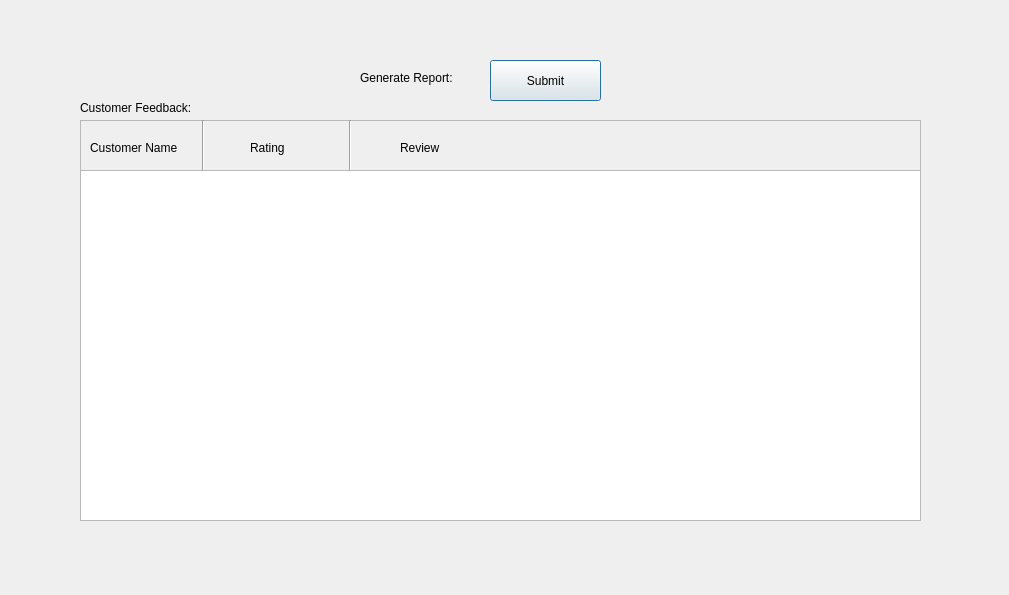
<?xml version="1.0" encoding="UTF-8"?>
<ui version="4.0">
 <class>reviewReport</class>
 <widget class="QDialog" name="reviewReport">
  <property name="geometry">
   <rect>
    <x>0</x>
    <y>0</y>
    <width>1009</width>
    <height>595</height>
   </rect>
  </property>
  <property name="windowTitle">
   <string>Dialog</string>
  </property>
  <widget class="QFrame" name="frame">
   <property name="geometry">
    <rect>
     <x>80</x>
     <y>120</y>
     <width>841</width>
     <height>401</height>
    </rect>
   </property>
   <property name="frameShape">
    <enum>QFrame::StyledPanel</enum>
   </property>
   <property name="frameShadow">
    <enum>QFrame::Raised</enum>
   </property>
   <widget class="QTextBrowser" name="textReport">
    <property name="geometry">
     <rect>
      <x>0</x>
      <y>50</y>
      <width>841</width>
      <height>351</height>
     </rect>
    </property>
   </widget>
   <widget class="QLabel" name="label_3">
    <property name="geometry">
     <rect>
      <x>10</x>
      <y>20</y>
      <width>111</width>
      <height>16</height>
     </rect>
    </property>
    <property name="text">
     <string>Customer Name</string>
    </property>
   </widget>
   <widget class="QLabel" name="label_4">
    <property name="geometry">
     <rect>
      <x>170</x>
      <y>20</y>
      <width>111</width>
      <height>16</height>
     </rect>
    </property>
    <property name="text">
     <string>Rating</string>
    </property>
   </widget>
   <widget class="QLabel" name="label_5">
    <property name="geometry">
     <rect>
      <x>320</x>
      <y>20</y>
      <width>111</width>
      <height>16</height>
     </rect>
    </property>
    <property name="text">
     <string>Review</string>
    </property>
   </widget>
   <widget class="Line" name="line">
    <property name="geometry">
     <rect>
      <x>113</x>
      <y>0</y>
      <width>20</width>
      <height>51</height>
     </rect>
    </property>
    <property name="orientation">
     <enum>Qt::Vertical</enum>
    </property>
   </widget>
   <widget class="Line" name="line_2">
    <property name="geometry">
     <rect>
      <x>260</x>
      <y>0</y>
      <width>20</width>
      <height>51</height>
     </rect>
    </property>
    <property name="orientation">
     <enum>Qt::Vertical</enum>
    </property>
   </widget>
  </widget>
  <widget class="QPushButton" name="pushButton">
   <property name="geometry">
    <rect>
     <x>490</x>
     <y>60</y>
     <width>111</width>
     <height>41</height>
    </rect>
   </property>
   <property name="text">
    <string>Submit</string>
   </property>
  </widget>
  <widget class="QLabel" name="label_2">
   <property name="geometry">
    <rect>
     <x>360</x>
     <y>70</y>
     <width>111</width>
     <height>16</height>
    </rect>
   </property>
   <property name="text">
    <string>Generate Report:</string>
   </property>
  </widget>
  <widget class="QLabel" name="label">
   <property name="geometry">
    <rect>
     <x>80</x>
     <y>100</y>
     <width>141</width>
     <height>16</height>
    </rect>
   </property>
   <property name="text">
    <string>Customer Feedback:</string>
   </property>
  </widget>
 </widget>
 <resources/>
 <connections/>
</ui>
